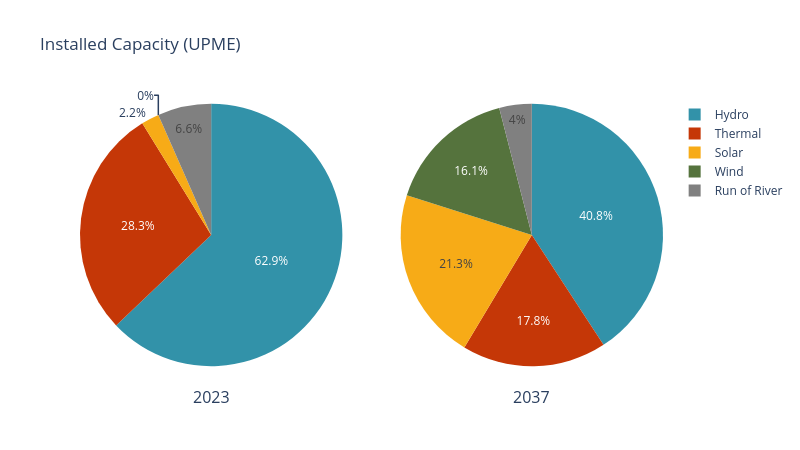

Write notebook code for a chart like this one.
### Code cell
import pandas as pd
esc_cap_2023 = pd.read_csv(cap_2023)
esc_cap_2023.rename(columns={'gen_tech': 'Tech'}, inplace=True)
esc_cap_2037 = pd.read_csv(cap_2037)
esc_cap_2037.rename(columns={'gen_tech': 'Tech'}, inplace=True)

sw.scenarios.installed_capacity(esc_cap_2023, esc_cap_2037, "UPME")

### Figure 1 — Plotly figure (JSON) as saved in the notebook; plotly's stock layout.template omitted (floating-point values rounded to 4 significant figures)
{"data": [{"customdata": [["Hydro"], ["Thermal"], ["Solar"], ["Wind"], ["Run of River"]], "direction": "clockwise", "domain": {"x": [0, 0.45], "y": [0, 1]}, "hovertemplate": "Tech=%{customdata[0]}<br>BuildGen=%{value}<extra></extra>", "labels": ["Hydro", "Thermal", "Solar", "Wind", "Run of River"], "legendgroup": "", "marker": {"colors": ["#3292A9", "#C53707", "#F7AB17", "#55733D", "#808080"]}, "name": "", "showlegend": true, "sort": false, "type": "pie", "values": [62.9, 28.3, 2.2, 0, 6.6]}, {"customdata": [["Hydro"], ["Thermal"], ["Solar"], ["Wind"], ["Run of River"]], "direction": "clockwise", "domain": {"x": [0.55, 1], "y": [0, 1]}, "hovertemplate": "Tech=%{customdata[0]}<br>BuildGen=%{value}<extra></extra>", "labels": ["Hydro", "Thermal", "Solar", "Wind", "Run of River"], "legendgroup": "", "marker": {"colors": ["#3292A9", "#C53707", "#F7AB17", "#55733D", "#808080"]}, "name": "", "showlegend": true, "sort": false, "type": "pie", "values": [40.8, 17.8, 21.3, 16.1, 4]}], "layout": {"annotations": [{"font": {"size": 16}, "showarrow": false, "text": "2023", "x": 0.225, "xanchor": "center", "xref": "paper", "y": -0.05, "yanchor": "top", "yref": "paper"}, {"font": {"size": 16}, "showarrow": false, "text": "2037", "x": 0.775, "xanchor": "center", "xref": "paper", "y": -0.05, "yanchor": "top", "yref": "paper"}], "height": 450, "title": {"text": "Installed Capacity (UPME)"}, "width": 800}}
